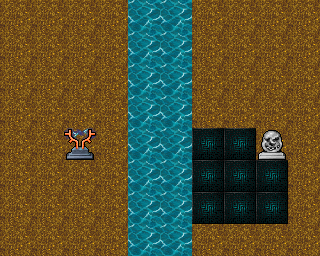

Tiled map render using the project's own tile images. Description and the whole map definition, tile-layer contents included, below:
An orthogonal 10x8 tile map with 32x32 px tiles, 2 tile layers (Tile Layer 1, blocked layer) and 2 objects.

<map version="1.5" tiledversion="1.7.2" orientation="orthogonal" renderorder="right-up" width="10" height="8" tilewidth="32" tileheight="32" infinite="0" nextlayerid="4" nextobjectid="4">
 <editorsettings>
  <export target="testmap..json" format="json" />
 </editorsettings>
 <tileset firstgid="1" name="background" tilewidth="32" tileheight="32" tilecount="1504" columns="32">
  <image source="assets/level/background.png" trans="ff00ff" width="1024" height="1504" />
 </tileset>
 <layer id="1" name="Tile Layer 1" width="10" height="8">
  <data encoding="csv">
201,201,201,201,201,201,201,201,201,201,
201,201,201,201,201,201,201,201,201,201,
201,201,201,201,201,201,201,201,201,201,
201,201,201,201,201,201,201,201,201,201,
201,201,201,201,201,201,134,134,201,201,
201,201,201,201,134,134,134,134,134,201,
201,201,201,201,201,134,134,134,134,201,
201,201,201,201,201,201,201,201,201,201
</data>
 </layer>
 <layer id="2" name="blocked layer" width="10" height="8">
  <data encoding="csv">
0,0,0,0,1473,1473,0,0,0,0,
0,0,0,0,1473,1473,0,0,0,0,
0,0,0,0,1473,1473,0,0,0,0,
0,0,0,0,1473,1473,0,0,0,0,
0,0,70,0,1473,1473,0,0,44,0,
0,0,0,0,1473,1473,0,0,0,0,
0,0,0,0,1473,1473,0,0,0,0,
0,0,0,0,1473,1473,0,0,0,0
</data>
 </layer>
 <objectgroup id="3" name="Object Layer 1">
  <object id="2" gid="758" x="214.23" y="87.9469" width="32" height="32">
   <properties>
    <property name="name" value="chest2" />
   </properties>
  </object>
  <object id="3" gid="758" x="44.2555" y="99.6382" width="32" height="32">
   <properties>
    <property name="name" value="chest1" />
   </properties>
  </object>
 </objectgroup>
</map>
